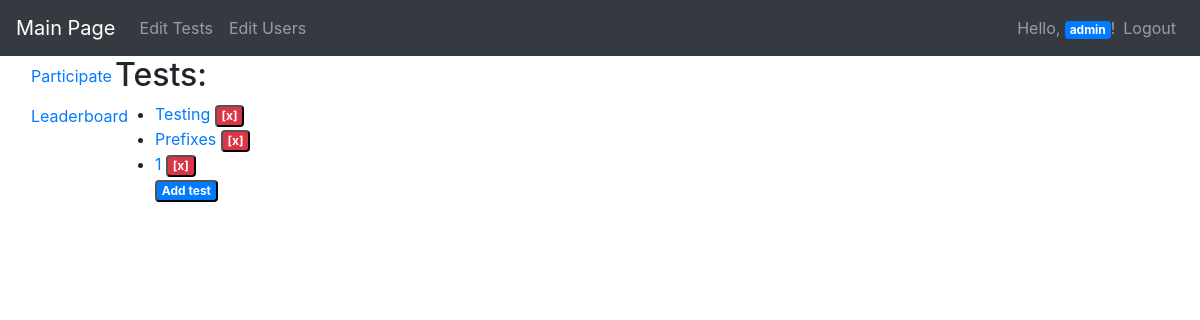
Page /admin (signed in) on the earlier database version.
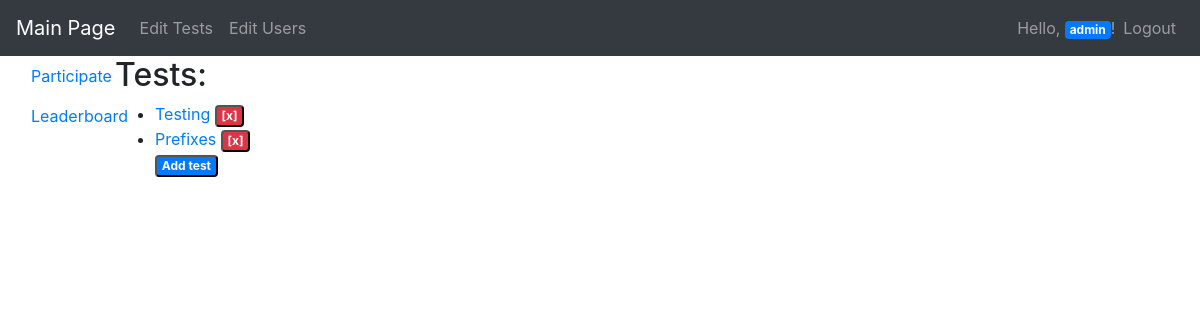
Same page on the later database version.
### orm.py (models this page shows)
class BaseModel(Model):
    class Meta:
        database = db

class Test(BaseModel):
    name = TextField()

### app.py (the view)
    def wrapper(*args, **kwargs):
        if 'user' in session:
            if session['user'] in users:
                return func(*args, **kwargs)
        return redirect(url_for("page_access_denied"))

### app.py (called while the page is built)
@app.before_request
def before_request():
    db.connect()

@app.after_request
def after_request(response):
    db.close()
    return response

def is_restricted(func, users=None):
    if users is None:
        users = ['admin']
    def wrapper(*args, **kwargs):
        if 'user' in session:
            if session['user'] in users:
                return func(*args, **kwargs)
        return redirect(url_for("page_access_denied"))
    wrapper.__name__ = func.__name__
    return wrapper

@app.route('/admin')
@is_restricted
def page_admin_tests():
    results = Test.select()
    return render_template('p_admin_test_list.html', results=results)

### templates/p_admin_test_list.html (shortened to what this page needs)
{% extends "bootstrap/base.html" %}
{% block content %}
    <h2>Tests:</h2>
    <ul>
        {% for i in results %}
            <li>
                <a href="{{ url_for('page_admin_edit_test', ident=i.id) }}">{{ i.name }}</a>
                <button class="badge badge-danger remove_test"> [x] </button>
            </li>
        {% endfor %}
        <li style="list-style-type: none"><button class="badge badge-primary add_test">Add test</button></li>
    </ul>
{% endblock %}

### templates/bootstrap/base.html (shortened to what this page needs)
<!doctype html>
<html lang="en">
<head>
    <link rel="stylesheet" href="https://stackpath.bootstrapcdn.com/bootstrap/4.1.3/css/bootstrap.min.css">
</head>
<body>
<nav class="navbar bg-dark navbar-dark navbar-expand-lg">
    <a class="navbar-brand" href="{{ url_for("page_home") }}"> Main Page </a>
    <ul class="navbar-nav mr-auto">
        {% if 'user' in session %}
            {% if session['user'] == 'admin' %}
                <li class="nav-item"> <a class="nav-link" href="{{ url_for("page_admin_tests") }}"> Edit Tests </a> </li>
                <li class="nav-item"> <a class="nav-link" href="{{ url_for("page_admin_users") }}"> Edit Users </a> </li>
            {% endif %}
        {% endif %}
    </ul>
    {% if 'user' in session %}
        <span class="navbar-text"> Hello, <span class="badge badge-primary">{{ session['user'] }}</span>! </span>
    {% endif %}
    <ul class="navbar-nav">
        {% if 'user' in session %}
            <li class="nav-item"> <a class="nav-link" href="{{ url_for("action_logout") }}"> Logout </a> </li>
        {% else %}
            <li class="nav-item"> <a class="nav-link" role="button" data-toggle="modal" href="#loginModal"> Login </a> </li>
            <li class="nav-item"> <a class="nav-link" href="{{ url_for("page_register") }}"> Register </a> </li>
        {% endif %}
    </ul>
</nav>
<div class="container-fluid">
    <div class="row">
    <div class="col-lg-1 col-xl-1 col-sm-2 col-md-1">
        <ul class="nav flex-column nav-pills">
            <li class="nav-item">
                <a class="nav-link" href="{{ url_for("page_take_test") }}">Participate</a>
            </li>
            <li class="nav-item">
                <a class="nav-link" href="{{ url_for("page_leaderboard") }}">Leaderboard</a>
            </li>
        </ul>
    </div>
    <div class="col">
        {% block content %}
        {% endblock %}
    </div>
    </div>
</div>
</body>
</html>

Differences in the rows shown:
removed Test: name "1"
